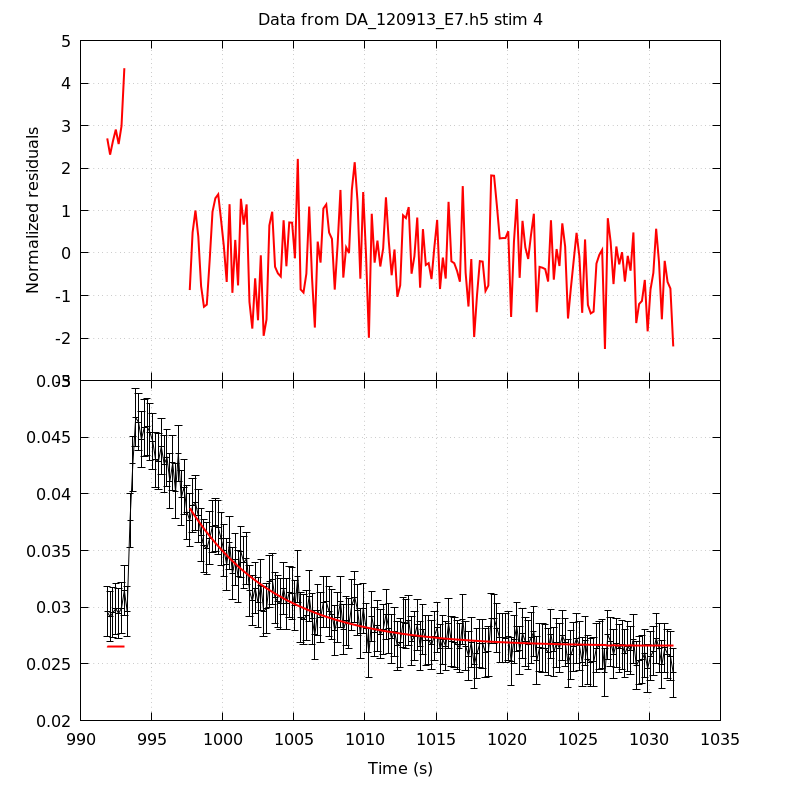

Source code (gnuplot):
unset key
set grid
set multiplot title 'Data from DA_120913_E7.h5 stim 4' noenhanced layout 2,1 margins 0.1,0.9,0.1,0.95 spacing 0,0
set ylabel 'Normalized residuals'
set xtics format ''
plot 'DA_120913_E7_aba_RatioFit_s4' using 1:4 with lines linecolor rgb 'red' linewidth 2
set format x '%g'
set xlabel 'Time (s)'
set ylabel 'Estimated [Ca2+]'
plot 'DA_120913_E7_aba_CaRatio_s4' using 1:2:($3*1.96) with yerrorlines \
     linecolor rgb 'black' linewidth 1,                \
     'DA_120913_E7_aba_RatioFit_s4' using 1:3 with lines linecolor rgb 'red'\
     linewidth 2
unset multiplot
